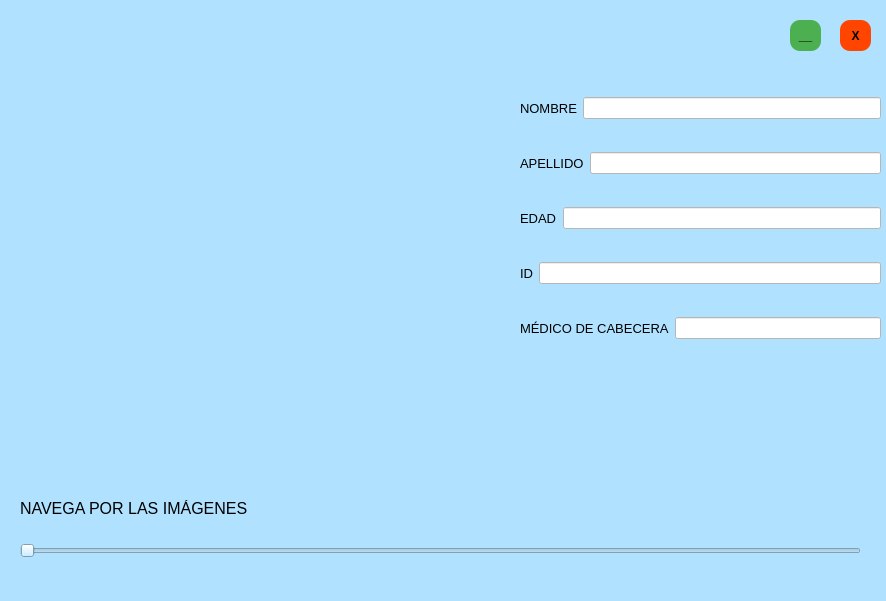
<?xml version="1.0" encoding="UTF-8"?>
<ui version="4.0">
 <class>Dialog</class>
 <widget class="QDialog" name="Dialog">
  <property name="geometry">
   <rect>
    <x>0</x>
    <y>0</y>
    <width>886</width>
    <height>601</height>
   </rect>
  </property>
  <property name="cursor">
   <cursorShape>ArrowCursor</cursorShape>
  </property>
  <property name="windowTitle">
   <string>Dialog</string>
  </property>
  <property name="styleSheet">
   <string notr="true">background-color:   #B0E2FF; /* Azul clarito */



</string>
  </property>
  <widget class="QWidget" name="verticalLayoutWidget_2">
   <property name="geometry">
    <rect>
     <x>520</x>
     <y>70</y>
     <width>361</width>
     <height>301</height>
    </rect>
   </property>
   <layout class="QVBoxLayout" name="verticalLayout_2">
    <item>
     <layout class="QHBoxLayout" name="horizontalLayout_2">
      <item>
       <widget class="QLabel" name="label_6">
        <property name="font">
         <font>
          <pointsize>10</pointsize>
         </font>
        </property>
        <property name="text">
         <string>NOMBRE</string>
        </property>
       </widget>
      </item>
      <item>
       <widget class="QLineEdit" name="nombreline">
        <property name="enabled">
         <bool>false</bool>
        </property>
        <property name="styleSheet">
         <string notr="true">
background-color: rgb(255, 255, 255);</string>
        </property>
       </widget>
      </item>
     </layout>
    </item>
    <item>
     <layout class="QHBoxLayout" name="horizontalLayout_4">
      <item>
       <widget class="QLabel" name="label_8">
        <property name="font">
         <font>
          <pointsize>10</pointsize>
         </font>
        </property>
        <property name="text">
         <string>APELLIDO</string>
        </property>
       </widget>
      </item>
      <item>
       <widget class="QLineEdit" name="apellidoline">
        <property name="enabled">
         <bool>false</bool>
        </property>
        <property name="styleSheet">
         <string notr="true">background-color: rgb(255, 255, 255);</string>
        </property>
        <property name="alignment">
         <set>Qt::AlignRight|Qt::AlignTop|Qt::AlignTrailing</set>
        </property>
       </widget>
      </item>
     </layout>
    </item>
    <item>
     <layout class="QHBoxLayout" name="horizontalLayout_3">
      <item>
       <widget class="QLabel" name="label_7">
        <property name="font">
         <font>
          <pointsize>10</pointsize>
         </font>
        </property>
        <property name="text">
         <string>EDAD</string>
        </property>
       </widget>
      </item>
      <item>
       <widget class="QLineEdit" name="edadline">
        <property name="enabled">
         <bool>false</bool>
        </property>
        <property name="styleSheet">
         <string notr="true">background-color: rgb(255, 255, 255);</string>
        </property>
       </widget>
      </item>
     </layout>
    </item>
    <item>
     <layout class="QHBoxLayout" name="horizontalLayout_5">
      <item>
       <widget class="QLabel" name="label_9">
        <property name="font">
         <font>
          <pointsize>10</pointsize>
         </font>
        </property>
        <property name="text">
         <string>ID</string>
        </property>
       </widget>
      </item>
      <item>
       <widget class="QLineEdit" name="idline">
        <property name="enabled">
         <bool>false</bool>
        </property>
        <property name="styleSheet">
         <string notr="true">background-color: rgb(255, 255, 255);</string>
        </property>
       </widget>
      </item>
     </layout>
    </item>
    <item>
     <layout class="QHBoxLayout" name="horizontalLayout_6">
      <item>
       <widget class="QLabel" name="label_10">
        <property name="font">
         <font>
          <pointsize>10</pointsize>
         </font>
        </property>
        <property name="text">
         <string>MÉDICO DE CABECERA</string>
        </property>
       </widget>
      </item>
      <item>
       <widget class="QLineEdit" name="medicoline">
        <property name="enabled">
         <bool>false</bool>
        </property>
        <property name="styleSheet">
         <string notr="true">background-color: rgb(255, 255, 255);</string>
        </property>
       </widget>
      </item>
     </layout>
    </item>
   </layout>
  </widget>
  <widget class="QSlider" name="horizontalSlider">
   <property name="geometry">
    <rect>
     <x>20</x>
     <y>540</y>
     <width>841</width>
     <height>22</height>
    </rect>
   </property>
   <property name="cursor">
    <cursorShape>ArrowCursor</cursorShape>
   </property>
   <property name="styleSheet">
    <string notr="true">background-color: &quot;#FFCCCC&quot;
</string>
   </property>
   <property name="orientation">
    <enum>Qt::Horizontal</enum>
   </property>
  </widget>
  <widget class="QLabel" name="label_2">
   <property name="geometry">
    <rect>
     <x>20</x>
     <y>500</y>
     <width>231</width>
     <height>16</height>
    </rect>
   </property>
   <property name="font">
    <font>
     <pointsize>12</pointsize>
    </font>
   </property>
   <property name="text">
    <string>NAVEGA POR LAS IMÁGENES</string>
   </property>
  </widget>
  <widget class="QLabel" name="label">
   <property name="geometry">
    <rect>
     <x>20</x>
     <y>10</y>
     <width>481</width>
     <height>461</height>
    </rect>
   </property>
   <property name="styleSheet">
    <string notr="true">background-color: &quot;#FFCCCC&quot;

</string>
   </property>
   <property name="text">
    <string/>
   </property>
  </widget>
  <widget class="QPushButton" name="minimizar">
   <property name="geometry">
    <rect>
     <x>790</x>
     <y>20</y>
     <width>31</width>
     <height>31</height>
    </rect>
   </property>
   <property name="font">
    <font>
     <pointsize>9</pointsize>
     <weight>75</weight>
     <bold>true</bold>
     <underline>false</underline>
     <strikeout>false</strikeout>
    </font>
   </property>
   <property name="styleSheet">
    <string notr="true">QPushButton {
        background-color: #4CAF50;
        border: none;
        border-radius: 10px;;
    }</string>
   </property>
   <property name="text">
    <string>__</string>
   </property>
   <property name="autoExclusive">
    <bool>false</bool>
   </property>
  </widget>
  <widget class="QPushButton" name="exit">
   <property name="geometry">
    <rect>
     <x>840</x>
     <y>20</y>
     <width>31</width>
     <height>31</height>
    </rect>
   </property>
   <property name="font">
    <font>
     <pointsize>9</pointsize>
     <weight>75</weight>
     <bold>true</bold>
     <underline>false</underline>
     <strikeout>false</strikeout>
    </font>
   </property>
   <property name="styleSheet">
    <string notr="true">QPushButton {
        background-color: orangered;
        border: none;
        border-radius: 10px;;
    }</string>
   </property>
   <property name="text">
    <string>X</string>
   </property>
   <property name="autoExclusive">
    <bool>false</bool>
   </property>
  </widget>
 </widget>
 <resources/>
 <connections/>
</ui>
